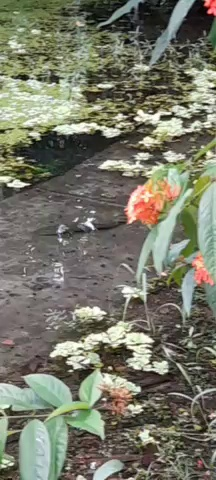
#> input picture frames/t1.jpg, 216 x 480 px, found by its file name; its folder holds only this picture in this run
$ python enhance.py frames/t1.jpg
#> lines starting #> are read from the running program, lines starting #| are printed output that depends on the picture; after the words box and inside, x2 and y2 are one past the last pixel; in counts of white or black regions, pixels touching at a corner belong together
import cv2
import numpy as np
import sys
from PIL import Image, ImageEnhance
import os

def enhance_image(input_path):
    # Check if the input file exists
#> called with input_path = 'frames/frames/t1.jpg'
    if not os.path.isfile(input_path):
        print(f"Error: The file {input_path} does not exist.")
        sys.exit(1)

    # Read the image
    img = cv2.imread(input_path)
#> img is the input picture: shape (480, 216, 3); mean B, G, R 103.9, 119.5, 118.8
    if img is None:
        print(f"Error: Could not open or find the image {input_path}")
        sys.exit(1)

    # Convert to RGB (OpenCV reads as BGR)
    img = cv2.cvtColor(img, cv2.COLOR_BGR2RGB)

    # Use PIL to adjust brightness and contrast
    pil_img = Image.fromarray(img)

    # Enhance contrast
    contrast_enhancer = ImageEnhance.Contrast(pil_img)
    pil_img = contrast_enhancer.enhance(1.5)  # Adjust contrast level as needed
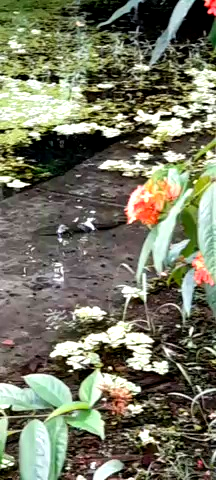
#> pil_img: PIL image 216x480 RGB; mean R, G, B 117.6, 118.7, 98

    # Enhance brightness
    brightness_enhancer = ImageEnhance.Brightness(pil_img)
    pil_img = brightness_enhancer.enhance(1.2)  # Adjust brightness level as needed
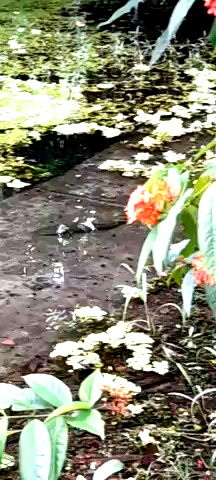
#> pil_img: PIL image 216x480 RGB; mean R, G, B 135.6, 135.6, 113.6

    # Convert back to OpenCV format
    img = np.array(pil_img)

    # Apply bilateral filter to emphasize the fish's edges
    img = cv2.bilateralFilter(img, d=9, sigmaColor=75, sigmaSpace=75)

    # Convert to grayscale and threshold to create a mask
    gray = cv2.cvtColor(img, cv2.COLOR_BGR2GRAY)
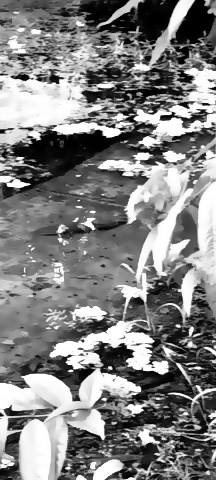
#> gray: shape (480, 216); min 0, max 255, mean 129
    _, mask = cv2.threshold(gray, 128, 255, cv2.THRESH_BINARY_INV)
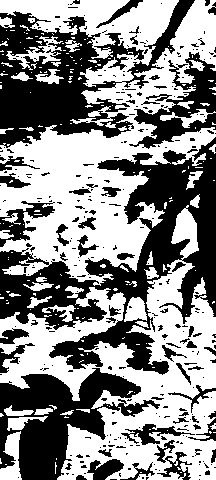
#> mask: shape (480, 216); 54% white; 326 black regions (265 under 20 px), largest, box (x1, y1, x2, y2) and area: (0, 137, 216, 375) 17525, (0, 0, 195, 148) 11492, (0, 368, 160, 480) 8026

    # Apply Gaussian Blur to the background
    background_blur = cv2.GaussianBlur(img, (15, 15), 0)
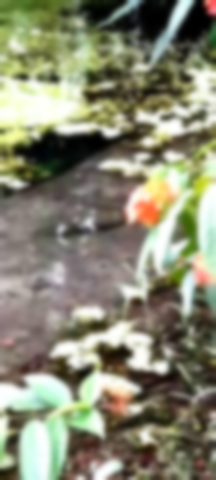
#> background_blur: shape (480, 216, 3); mean R, G, B 135.6, 135.5, 113.7

    # Combine blurred background with original fish area
    img = np.where(mask[..., None] == 255, img, background_blur)
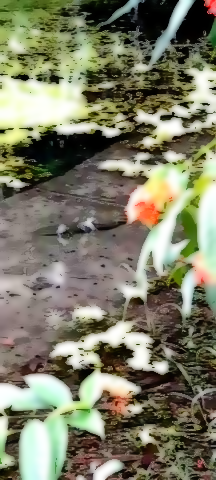
#> img: shape (480, 216, 3); mean R, G, B 125.6, 125.2, 103.3

    # Convert back to BGR for saving with OpenCV
    img = cv2.cvtColor(img, cv2.COLOR_RGB2BGR)

    # Prepare output directory and path
    output_dir = "frames"
    os.makedirs(output_dir, exist_ok=True)
    output_path = os.path.join(output_dir, f"enhanced-{os.path.basename(input_path)}")

    # Save the enhanced image
    cv2.imwrite(output_path, img)
    print(f"Enhanced image saved to {output_path}")

if __name__ == "__main__":
    # Check for correct usage
    if len(sys.argv) != 2:
        print("Usage: python enhance.py <filename>")
        sys.exit(1)

    # Get the input file name and prepare the input path
    input_file = sys.argv[1]
    input_path = os.path.join("frames", input_file)

    # Run the enhancement
    enhance_image(input_path)

$ run again, on frames/t13.jpg
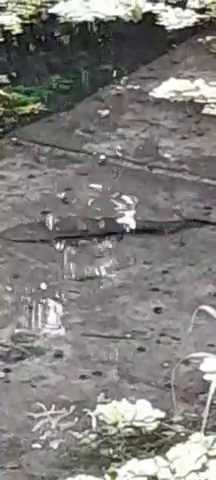
#> input picture frames/t13.jpg, 216 x 480 px, found by its file name
#> in enhance_image, img is the input picture: shape (480, 216, 3); mean B, G, R 122.9, 125.7, 128
#> in enhance_image, `_, mask = cv2.threshold(gray, 128, 255, cv2.THRESH_BINARY_INV)`:
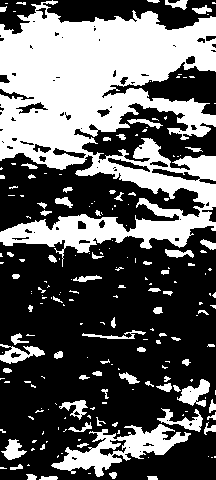
#> mask: shape (480, 216); 37.9% white; 203 white regions (133 under 20 px), largest, box (x1, y1, x2, y2) and area: (0, 0, 216, 267) 30842, (51, 424, 191, 477) 2660, (177, 379, 210, 407) 463
#> in enhance_image, `img = np.where(mask[..., None] == 255, img, background_blur)`:
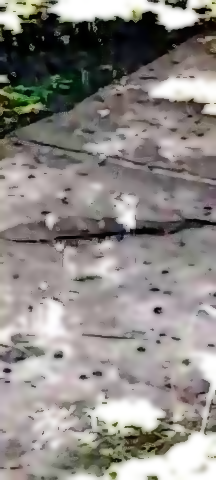
#> img: shape (480, 216, 3); mean R, G, B 140.9, 136.7, 133.4

$ run again, on frames/t15.jpg
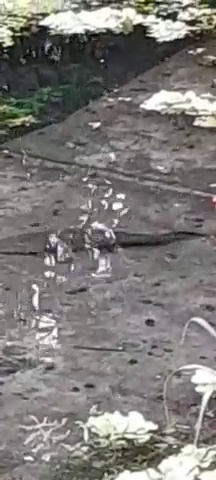
#> input picture frames/t15.jpg, 216 x 480 px, found by its file name
#> in enhance_image, img is the input picture: shape (480, 216, 3); mean B, G, R 120.3, 122.8, 125.5
#> in enhance_image, `_, mask = cv2.threshold(gray, 128, 255, cv2.THRESH_BINARY_INV)`:
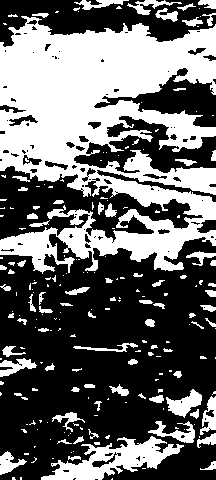
#> mask: shape (480, 216); 40.8% white; 213 white regions (136 under 20 px), largest, box (x1, y1, x2, y2) and area: (0, 16, 216, 274) 32647, (41, 436, 184, 480) 2653, (166, 389, 202, 418) 511
#> in enhance_image, `img = np.where(mask[..., None] == 255, img, background_blur)`:
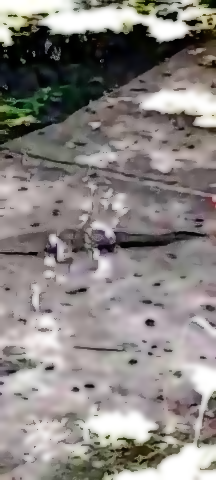
#> img: shape (480, 216, 3); mean R, G, B 137.7, 132.7, 130.2

$ run again, on frames/t10.jpg
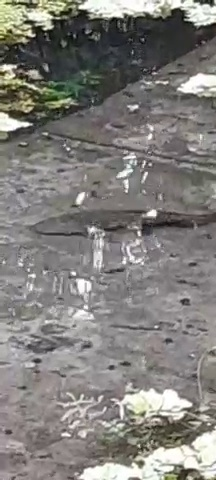
#> input picture frames/t10.jpg, 216 x 480 px, found by its file name
#> in enhance_image, img is the input picture: shape (480, 216, 3); mean B, G, R 123.6, 127.3, 129.4
#> in enhance_image, `_, mask = cv2.threshold(gray, 128, 255, cv2.THRESH_BINARY_INV)`:
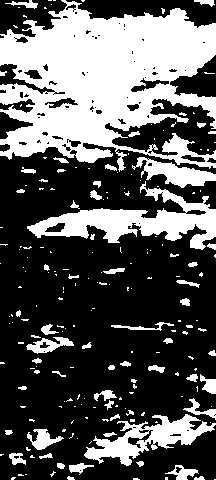
#> mask: shape (480, 216); 35.1% white; 206 white regions (148 under 20 px), largest, box (x1, y1, x2, y2) and area: (0, 0, 216, 172) 23250, (27, 181, 216, 250) 4664, (84, 414, 216, 466) 2584
#> in enhance_image, `img = np.where(mask[..., None] == 255, img, background_blur)`:
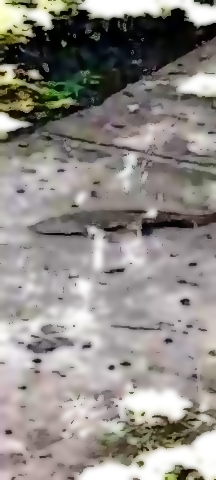
#> img: shape (480, 216, 3); mean R, G, B 143.3, 139.3, 134.7
